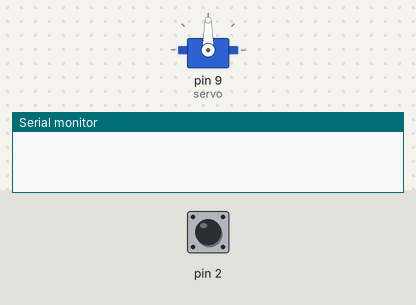
Simulated run of this sketch. Board: Arduino Uno, built with avr-gcc and run on an emulated ATmega328P. Parts: servo, the last lines printed to the serial monitor. Inputs (shaded band) come from the test bench; at power-on: pin 2 LOW.

Above: at 1.2 s.
1.3 s: pin 2 driven HIGH
At 2.0 s:
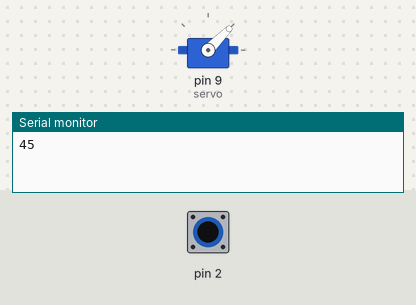
2.8 s: pin 2 pulsed LOW 5 times (0.12 s each, 0.3 s apart)
At 3.37 s:
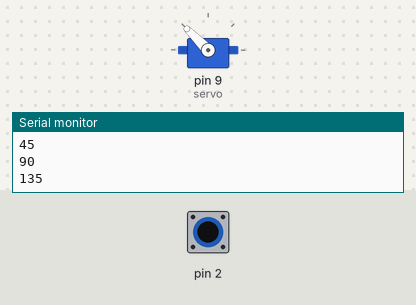
5.8 s: pin 2 pulsed LOW 2 times (0.12 s each, 0.3 s apart)
At 6.5 s:
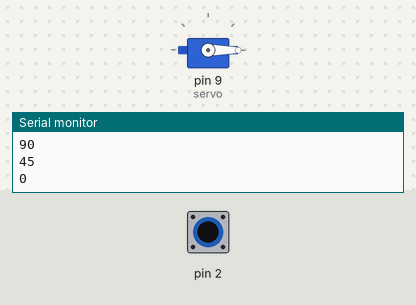
Timing chart, 0 to 8.8 s (numbered marks = the images above; inputs shaded):
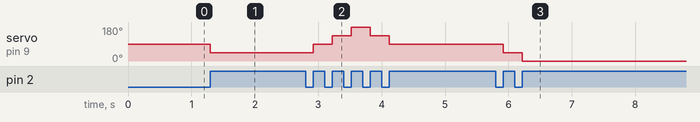

Measured:
- after the input at 1.3 s, servo on pin 9 (servo): 90° → 45° at once
- after the input at 2.8 s, servo on pin 9 (servo): 45° → 90° after 0.12 s, → 135° 0.30 s later, → 180° 0.30 s later, → 135° 0.30 s later, … (5 changes in this stretch)
- after the input at 5.8 s, servo on pin 9 (servo): 90° → 45° after 0.12 s, → 0° 0.30 s later

The sketch:

Lab_6.1_Servo_Motor.ino
```cpp
#include <Servo.h>
int a = 0;
int b = 0;
int c = 180;
Servo servo;

void setup() {
  servo.attach(9);
  pinMode(2,INPUT);
  attachInterrupt(digitalPinToInterrupt(2),ButtonClicked,RISING);
  Serial.begin(9600);
}

void loop() {

}

void ButtonClicked() {
  if (a < 180){
    b = 0;
  }
  else if (a >= 180){
    b = 1;
  }
  switch(b){
    case 0:
      a = a+45;
      Serial.println(a);
      servo.write(a);
      break;
    case 1:
      c = c-45;
      Serial.println(c);
      servo.write(c);
      if (c <= 0){
        a = 0;
        c = 180;
      }
      break;
  }
}
```
